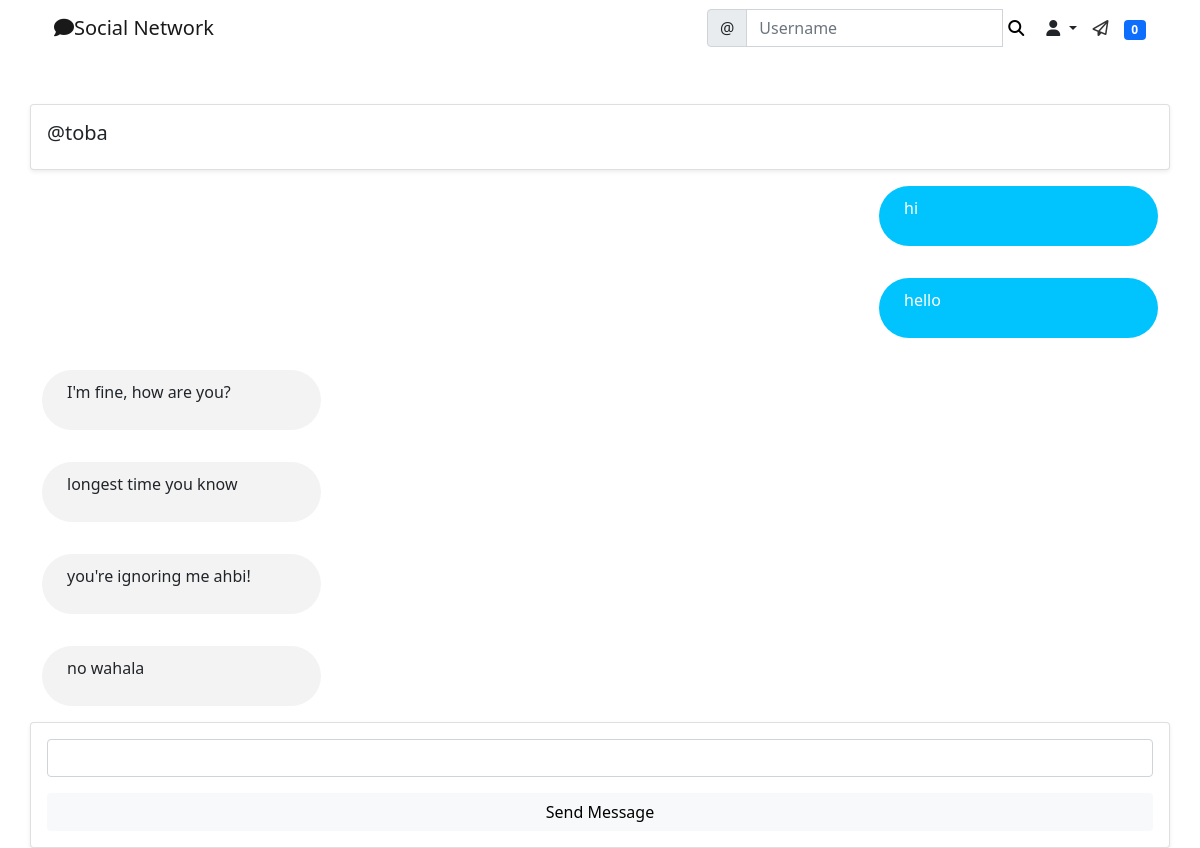
Page /social/inbox/1/ (signed in) on the committed database.
### social/models.py (models this page shows)
class ThreadModel(models.Model):
    user = models.ForeignKey(User, on_delete=models.CASCADE, related_name='+')
    receiver = models.ForeignKey(User, on_delete=models.CASCADE, related_name='+')

class MessageModel(models.Model):
    thread = models.ForeignKey('ThreadModel', on_delete=models.CASCADE, related_name='+', blank=True, null=True)
    sender_user = models.ForeignKey(User, on_delete=models.CASCADE, related_name='+')
    receiver_user = models.ForeignKey(User, on_delete=models.CASCADE, related_name='+')
    body = models.CharField(max_length=1000)
    image = models.ImageField(upload_to='uploads/message_photos', blank=True, null=True)
    date = models.DateTimeField(default=timezone.now)
    is_read = models.BooleanField(default=False)

### social/views.py (the view)
# urls.py: path('inbox/<int:pk>/', ThreadView.as_view(), name='thread'),
class ThreadView(View):
    def get(self, request, pk,  *args, **kwargs):
        form = MessageForm()
        thread = ThreadModel.objects.get(pk=pk)
        message_list = MessageModel.objects.filter(thread__pk__contains=pk)
        context = {
            'form': form,
            'thread': thread,
            'message_list': message_list
        }
        return render(request, 'social/thread.html', context)

### social/forms.py
class MessageForm(forms.Form):
    message = forms.CharField(label='', max_length=1000)

### landing/templatetags/custom_tags.py (called while the page is built)
@register.inclusion_tag('social/show_notifications.html', takes_context=True)
def show_notifications(context):
    request_user = context['request'].user
    notifications = Notification.objects.filter(to_user=request_user).exclude(user_has_seen=True).order_by('-date')
    return {'notifications':notifications}

### social/templates/social/thread.html (shortened to what this page needs)
{% extends 'landing/base.html' %}
{% load crispy_forms_tags %}
{% block content %}
<div class="container">
    <div class="row">
        <div class="card col-md-12 mt-5 p-3 shadow-sm">
            {% if thread.receiver == request.user %}
                <h5>@{{ thread.user }}</h5>
            {% else %}
                <h5>@{{ thread.receiver }}</h5>
            {% endif %}
        </div>
    </div>
    {% for message in message_list %}
        <div class="row">
            <div class="col-md-12">
                {% if message.sender_user == request.user %}
                    <div class="sent-message my-3">
                        <p>{{ message.body }}</p>
                    </div>
                {% elif message.receiver_user == request.user %}
                    <div class="received-message my-3">
                        <p>{{ message.body }}</p>
                    </div>
                {% endif %}
            </div>
        </div>
    {% endfor %}
    <div class="row">
        <div class="card col-md-12 p-3 shadow-sm">
            <form action="{% url 'create-message' thread.pk %}" method="POST" enctype="multipart/form-data">
                {{ form | crispy }}
                <div class="d-grid gap-2 mt-3">
                    <button class="btn btn-light" type="submit">Send Message</button>
                </div>
            </form>
        </div>
    </div>
</div>
{% endblock content %}

### static/styles.css (style rules this page uses)
.sent-message { background-color: #f3f3f3; border-radius: 30px; padding: 10px 25px; width: 25%; }
.received-message { background-color: rgb(1, 196, 255); color: #fff; border-radius: 30px; padding: 10px 25px; width: 25%; float: right; }

### rows in the picture
ThreadModel: user "toba"
MessageModel: body "hi"
MessageModel: body "hello"
MessageModel: body "I'm fine, how are you?"
MessageModel: body "longest time you know"
MessageModel: body "you're ignoring me ahbi!"
MessageModel: body "no wahala"

### other values in the picture
{{ notifications.count }} "0"
